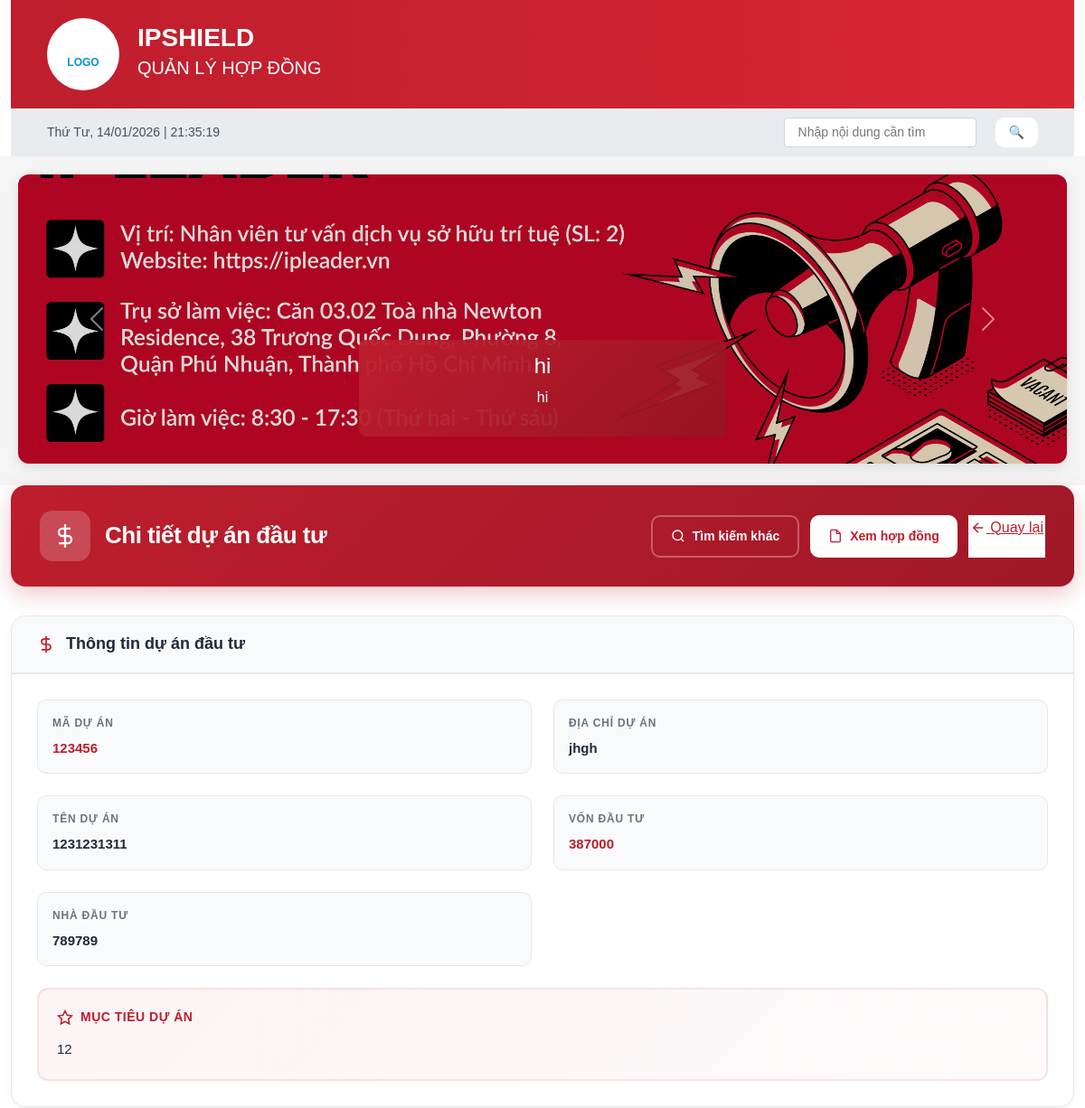
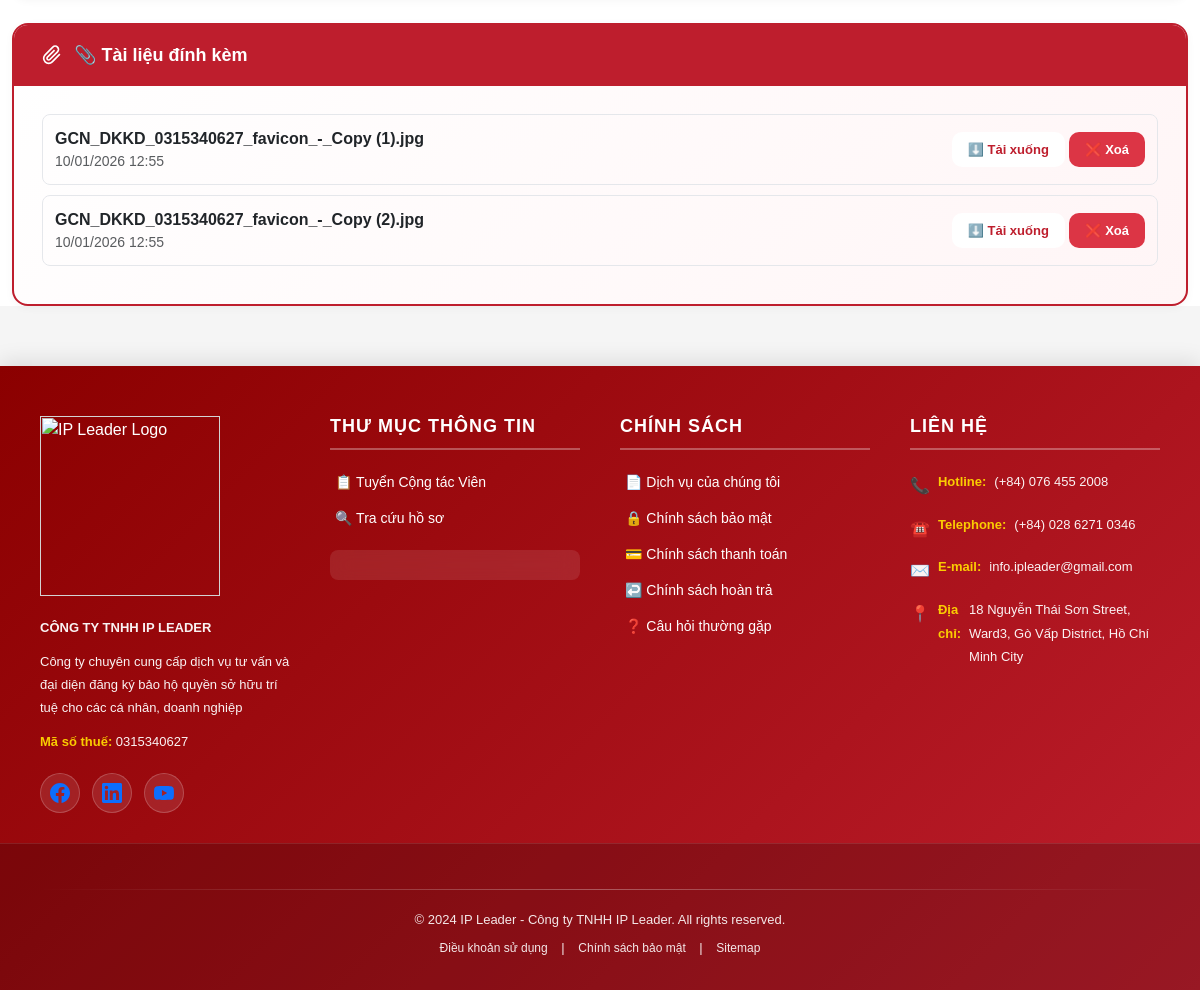
The app's page /investment/7/ with its own data (2 pictures, top to bottom).
### ipshieldapp/models.py (models this page shows, shortened)
class Slider(models.Model):
    title = models.CharField(max_length=255)
    description = models.CharField(max_length=255, blank=True)
    image = models.ImageField(upload_to='sliders/')
    is_active = models.BooleanField(default=True)

class InvestmentService(models.Model):
    contract = models.OneToOneField(
        Contract,
        on_delete=models.CASCADE,
        related_name='investment'
    )
    project_code = models.CharField(
        max_length=100,
        unique=True,
        blank=True,
        null=True,
        verbose_name='Mã dự án'
    )
    investor = models.CharField(
        max_length=255,
        blank=True,
        null=True,
        verbose_name='Nhà đầu tư'
    )
    project_name = models.CharField(
        max_length=255,
        blank=True,
        null=True,
        verbose_name='Tên dự án'
    )
    objective = models.TextField(
        blank=True,
        null=True,
        verbose_name='Mục tiêu dự án'
    )
    address = models.CharField(
        max_length=255,
        blank=True,
        null=True,
        verbose_name='Địa chỉ'
    )
    total_capital = models.CharField(
        max_length=100,
        blank=True,
        null=True,
        verbose_name='Tổng vốn'
    )
    certificates = GenericRelation(
        Certificate,
        related_query_name='investment_files'
    )
    class Meta:
        verbose_name = 'Đầu tư'
        verbose_name_plural = 'Đầu tư'

class Certificate(models.Model):
    content_type = models.ForeignKey(
        ContentType,
        on_delete=models.CASCADE,
        verbose_name='Loại đối tượng'
    )
    object_id = models.PositiveIntegerField(verbose_name='ID đối tượng')
    content_object = GenericForeignKey('content_type', 'object_id')
    certificate_file = models.FileField(
        upload_to='images/certificates/',
        verbose_name='File chứng nhận'
    )
    file = models.FileField(
        upload_to='images/certificates/',
        verbose_name='File đính kèm'
    )
    name = models.CharField(
        max_length=255,
        blank=True,
        verbose_name='Tên file'
    )
    description = models.CharField(
        max_length=255,
        blank=True,
        verbose_name='Mô tả'
    )
    uploaded_at = models.DateTimeField(
        auto_now_add=True,
        verbose_name='Ngày tải lên'
    )
    class Meta:
        verbose_name = 'Tài liệu đính kèm'
        verbose_name_plural = 'Tài liệu đính kèm'
        ordering = ['-uploaded_at']
        indexes = [
            models.Index(fields=['content_type', 'object_id']),
        ]

### ipshieldapp/views.py (the view)
# urls.py: path('investment/<int:investment_id>/', views.investment_detail, name='investment_detail'),
def investment_detail(request, investment_id):
    investment = get_object_or_404(InvestmentService, id=investment_id)
    contract = investment.contract
    context = {
        'investment': investment,
        'contract': contract,
    }
    return render(request, 'investment_detail.html', context)

### templates/investment_detail.html (shortened to what this page needs)
{% extends "base.html" %}
{% block body_block %}
{% load static %}
<div class="container mt-4">
    <div class="investment-header">
        <div class="header-left">
            <div class="icon-wrapper">
                <svg width="28" height="28" viewBox="0 0 24 24" fill="none" stroke="currentColor" stroke-width="2">
                    <line x1="12" y1="1" x2="12" y2="23"></line>
                    <path d="M17 5H9.5a3.5 3.5 0 0 0 0 7h5a3.5 3.5 0 0 1 0 7H6"></path>
                </svg>
            </div>
            <h2 class="mb-0">Chi tiết dự án đầu tư</h2>
        </div>
        <div class="header-actions">
            <a href="{% url 'investment_search' %}" class="btn btn-outline">
                <svg width="16" height="16" viewBox="0 0 24 24" fill="none" stroke="currentColor" stroke-width="2">
                    <circle cx="11" cy="11" r="8"></circle>
                    <path d="m21 21-4.35-4.35"></path>
                </svg>
                Tìm kiếm khác
            </a>
            <a href="{% url 'contract_detail' id=contract.id %}" class="btn btn-primary">
                <svg width="16" height="16" viewBox="0 0 24 24" fill="none" stroke="currentColor" stroke-width="2">
                    <path d="M14 2H6a2 2 0 0 0-2 2v16a2 2 0 0 0 2 2h12a2 2 0 0 0 2-2V8z"></path>
                    <polyline points="14 2 14 8 20 8"></polyline>
                </svg>
                Xem hợp đồng
            </a>
            <a href="{% url 'contract_investment_search' %}" class="btn-back">
                <svg width="18" height="18" viewBox="0 0 24 24" fill="none" stroke="currentColor" stroke-width="2">
                    <line x1="19" y1="12" x2="5" y2="12"></line>
                    <polyline points="12 19 5 12 12 5"></polyline>
                </svg>
                Quay lại
            </a>
        </div>
    </div>
    <div class="info-card mb-4">
        <div class="card-header">
            <svg width="20" height="20" viewBox="0 0 24 24" fill="none" stroke="currentColor" stroke-width="2">
                <line x1="12" y1="1" x2="12" y2="23"></line>
                <path d="M17 5H9.5a3.5 3.5 0 0 0 0 7h5a3.5 3.5 0 0 1 0 7H6"></path>
            </svg>
            <h5 class="mb-0">Thông tin dự án đầu tư</h5>
        </div>
        <div class="card-body">
            <div class="row">
                <div class="col-md-6">
                    <div class="detail-grid">
                        <div class="detail-item">
                            <span class="detail-label">Mã dự án</span>
                            <span class="detail-value text-primary fw-bold">{{ investment.project_code }}</span>
                        </div>
                        <div class="detail-item">
                            <span class="detail-label">Tên dự án</span>
                            <span class="detail-value fw-bold">{{ investment.project_name }}</span>
                        </div>
                        <div class="detail-item">
                            <span class="detail-label">Nhà đầu tư</span>
                            <span class="detail-value">{{ investment.investor }}</span>
                        </div>
                    </div>
                </div>
                <div class="col-md-6">
                    <div class="detail-grid">
                        <div class="detail-item">
                            <span class="detail-label">Địa chỉ dự án</span>
                            <span class="detail-value">{{ investment.address }}</span>
                        </div>
                        <div class="detail-item">
                            <span class="detail-label">Vốn đầu tư</span>
                            <span class="detail-value text-primary fw-bold">{{ investment.total_capital }}</span>
                        </div>
                    </div>
                </div>
            </div>
            <div class="row mt-4">
                <div class="col-md-12">
                    <div class="objective-box">
                        <div class="objective-label">
                            <svg width="18" height="18" viewBox="0 0 24 24" fill="none" stroke="currentColor" stroke-width="2">
                                <path d="M12 2l3.09 6.26L22 9.27l-5 4.87 1.18 6.88L12 17.77l-6.18 3.25L7 14.14 2 9.27l6.91-1.01L12 2z"></path>
                            </svg>
                            <span>Mục tiêu dự án</span>
                        </div>
                        <div class="objective-content">{{ investment.objective }}</div>
                    </div>
                </div>
            </div>
        </div>
    </div>
    {% if investment.certificates %}
<div class="card mb-4 download-card">
    <div class="card-header">
        <svg width="20" height="20" viewBox="0 0 24 24" fill="none" stroke="currentColor" stroke-width="2">
            <path d="M21.44 11.05l-9.19 9.19a6 6 0 0 1-8.49-8.49l9.19-9.19a4 4 0 0 1 5.66 5.66l-9.2 9.19a2 2 0 0 1-2.83-2.83l8.49-8.48"></path>
        </svg>
        <h5 class="mb-0">📎 Tài liệu đính kèm</h5>
    </div>
    <div class="card-body">
        {% for cert in investment.certificates.all %}
        <div class="attachment-item"
             style="display:flex; justify-content:space-between; align-items:center;
                    padding:12px; border:1px solid #e5e7eb; border-radius:8px; margin-bottom:10px;">
            <div>
                <strong>{{ cert.name|default:"Giấy đăng ký kinh doanh" }}</strong><br>
                <small class="text-muted">
                    {{ cert.uploaded_at|date:'d/m/Y H:i' }}
                </small>
            </div>
            <div>
                <a href="{{ cert.file.url }}"
                   class="btn btn-sm btn-primary"
                   download>
                    ⬇️ Tải xuống
                </a>
                <a href="{% url 'delete_certificate' cert.id %}"
                   onclick="return confirm('Xoá file này?');"
                   class="btn btn-sm btn-danger">
                    ❌ Xoá
                </a>
            </div>
        </div>
        {% endfor %}
    </div>
</div>
    {% endif %}
</div>
{% endblock %}

### templates/base.html (shortened to what this page needs)
{% load static %}
<head>
    <link href="https://cdn.jsdelivr.net/npm/bootstrap@5.3.8/dist/css/bootstrap.min.css" rel="stylesheet">
    <link href="{% static 'css/base.css' %}" rel="stylesheet">
</head>
    <div class="container">
        <div class="header">
            <div class="header-logo">
                <br>LOGO
            </div>
            <div class="header-title">
                <h1>IPSHIELD</h1>
                <h2>QUẢN LÝ HỢP ĐỒNG</h2>
            </div>
        </div>
                <div class="top-bar">
           <div id="realtime-clock"></div>
            <div class="language-selector d-flex align-items-center gap-3">
                 <input type="text" placeholder="Nhập nội dung cần tìm"
                    style="margin-left: 20px; padding: 5px 15px; border: 1px solid #ced4da; border-radius: 4px;">
                <button class="btn btn-primary" style="padding: 6px 15px; margin-left: 5px;">🔍</button>
            </div>
            </div>
        </div>
<div class="carousel-section" style="margin:20px; box-shadow:0 4px 15px rgba(0,0,0,0.1); border-radius:12px; overflow:hidden;">
    <div id="mainCarousel" class="carousel slide" data-bs-ride="carousel" data-bs-interval="3500">
        <div class="carousel-inner">
            {% for slider in sliders %}
            <div class="carousel-item {% if forloop.first %}active{% endif %}">
                <img src="{{ slider.image.url }}"
                     class="d-block w-100"
                     alt="{{ slider.title }}"
                     style="height:320px; object-fit:cover; filter:brightness(0.85);">
                <div class="carousel-caption d-none d-md-block"
                     style="background:linear-gradient(135deg, rgba(190,30,45,.95), rgba(150,20,35,.9));
                            padding:15px 30px;
                            border-radius:8px;
                            bottom:30px;
                            left:50%;
                            transform:translateX(-50%);
                            max-width:80%;">
                    <h4>{{ slider.title }}</h4>
                    <p>{{ slider.description }}</p>
                </div>
            </div>
            {% endfor %}
        </div>
        <button class="carousel-control-prev" type="button" data-bs-target="#mainCarousel" data-bs-slide="prev">
            <span class="carousel-control-prev-icon"></span>
        </button>
        <button class="carousel-control-next" type="button" data-bs-target="#mainCarousel" data-bs-slide="next">
            <span class="carousel-control-next-icon"></span>
        </button>
    </div>
</div>
 {% block body_block %}
              {% endblock %}
    <footer class="site-footer">
        <div class="footer-content">
            <div class="footer-section">
                <div class="footer-logo">
                    <img src="https://ipleader.vn/wp-content/uploads/2021/01/IPLEADER-LOGO-WHITE-01.png" alt="IP Leader Logo" width="180px">
                </div>
                <p class="company-name">CÔNG TY TNHH IP LEADER</p>
                <p class="company-desc">Công ty chuyên cung cấp dịch vụ tư vấn và đại diện đăng ký bảo hộ quyền sở hữu trí tuệ cho các cá nhân, doanh nghiệp</p>
                <p><strong>Mã số thuế:</strong> 0315340627</p>
                <div class="social-icons">
                    <a href="#" class="social-icon facebook" title="Facebook">
                    </a>
                    <a href="#" class="social-icon linkedin" title="LinkedIn">
                    </a>
                    <a href="#" class="social-icon youtube" title="YouTube">
                    </a>
                </div>
            </div>
            <div class="footer-section">
                <h5>Thư mục thông tin</h5>
                <ul>
                    <li><a href="#">📋 Tuyển Cộng tác Viên</a></li>
                    <li><a href="#">🔍 Tra cứu hồ sơ</a></li>
                </ul>
                <div class="certification-badge">
                </div>
            </div>
            <div class="footer-section">
                <h5>Chính sách</h5>
                <ul>
                    <li><a href="#">📄 Dịch vụ của chúng tôi</a></li>
                    <li><a href="#">🔒 Chính sách bảo mật</a></li>
                    <li><a href="#">💳 Chính sách thanh toán</a></li>
                    <li><a href="#">↩️ Chính sách hoàn trả</a></li>
                    <li><a href="#">❓ Câu hỏi thường gặp</a></li>
                </ul>
            </div>
            <div class="footer-section">
                <h5>Liên hệ</h5>
                <div class="contact-info">
                    <p><span class="contact-icon">📞</span> <strong>Hotline:</strong> (+84) 076 455 2008</p>
                    <p><span class="contact-icon">☎️</span> <strong>Telephone:</strong>(+84) 028 6271 0346</p>
                    <p><span class="contact-icon">✉️</span> <strong>E-mail:</strong> info.ipleader@gmail.com</p>
                    <p><span class="contact-icon">📍</span> <strong>Địa chỉ:</strong>18 Nguyễn Thái Sơn Street, Ward3, Gò Vấp District, Hồ Chí Minh City</p>
                </div>
            </div>
        </div>
        <div class="footer-bottom">
            <div class="footer-divider"></div>
            <p>© 2024 IP Leader - Công ty TNHH IP Leader. All rights reserved.</p>
            <p class="footer-links">
                <a href="#">Điều khoản sử dụng</a> |
                <a href="#">Chính sách bảo mật</a> |
                <a href="#">Sitemap</a>
            </p>
        </div>
    </footer>

### records on screen
Slider: image (picture), title "hi", description "hi"
InvestmentService: project_code "123456", project_name "1231231311", investor "789789", address "jhgh", total_capital "387000", objective "12"
Certificate: name "GCN_DKKD_0315340627_favicon_-_Copy (1).jpg", uploaded_at "10/01/2026 12:55"
Certificate: name "GCN_DKKD_0315340627_favicon_-_Copy (2).jpg", uploaded_at "10/01/2026 12:55"
